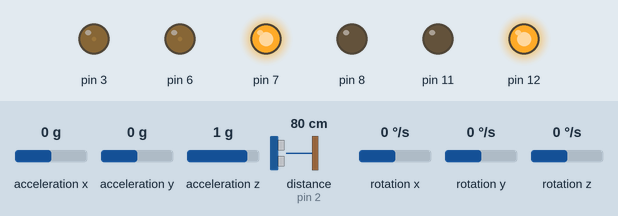
A sketch run on a simulated Arduino Uno, built with avr-gcc and run on an emulated ATmega328P. Parts: output pins drawn as LEDs (lit = HIGH). The test bench sets the inputs (shaded band); at power-on: distance to the obstacle (sensor on pin 2) 80 cm, acceleration x 0 g, acceleration y 0 g, acceleration z 1 g, rotation x 0 °/s, rotation y 0 °/s, rotation z 0 °/s. The echo pulse lasts 58.3 µs per cm; what the sketch prints to the serial monitor is not drawn.

Above: at 0.92 s.
1.3 s: distance to the obstacle (sensor on pin 2) set to 18 cm
Timing chart, 0 to 4.3 s (numbered marks = the images above; inputs shaded):
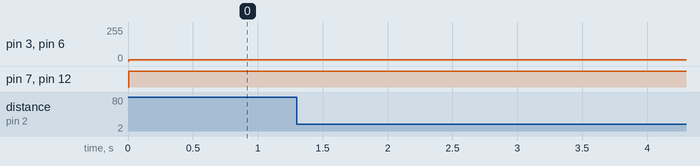

The sketch:

Roomba_Algorithm.ino
```cpp
// Import libraries

#include <PID_v1.h>

#include <motor_control.h>


#include <HC_SR04.h>

#define TRIG_PIN 10

#define ECHO_PIN 2

#define ECHO_INT 0

HC_SR04 dist_sensor(TRIG_PIN, ECHO_PIN, ECHO_INT);


#include <State.h>

State controller_state;


#include <MPU6050.h>

#define SDA 4

#define SCL 5

MPU6050 sensor(SDA, SCL);


int base_motor_speed = 150;

double setpoint = 0;

double input;

double output;

double kp = 2;

double ki = 0;

double kd = 0.5;

PID controller(&input, &output, &setpoint, kp, ki, kd, REVERSE);


// Initializing arrays

const int len = 18;

int rot_arr[len] = {};

int dist_arr[len] = {};


void setup() {

  // Setup motors

  motor_setup();


  // Initialize sensor

  sensor.initialize();

  sensor.update();


  // Initialize distance sensor

  dist_sensor.begin();

  dist_sensor.start();


  // Set PID parameters

  controller.SetOutputLimits(-100, 100);

  controller.SetSampleTime(50);

  controller.SetMode(1);


  // Initialize states

  controller_state.setLinearState(150);

  controller_state.setRotationState(0);


  // Begin serial for debugging

  Serial.begin(9600);

}


void loop() {

  // Sets angular velocity to input in PID

  sensor.update();

  double angVelReading = sensor.get_ang_vel('z');

  input = angVelReading;


  for (int i = 1; i <= 18; i++) {

    // Stops the linear state of car

    controller_state.setLinearState(10);


    // Allows the robot to rotate in 20 degree intervals

    int rot_val = i * 20;

    controller_state.setRotationState(rot_val);

    delay(1);

    double setpoint = controller_state.getRotationState();

    rot_arr[i] = rot_val;


    controller.Compute();


    raw_motor_control(controller_state.getLinearState() - output, controller_state.getLinearState() + output);


    // Allows distance sensor to record

    if (dist_sensor.isFinished()) {

      delay(1);

      int val = dist_sensor.getRange();

      dist_sensor.start();

      dist_arr[i] = val;

    }

  }


  controller_state.setLinearState(0);

  // Finds the i value with the largest distance

  int direct = findInt(dist_arr, len);

  // Sets the car to rotate to direction with largest distance

  controller_state.setRotationState(rot_arr[direct]);

  double setpoint = controller_state.getRotationState();

  // Resets linear state back to 150

  controller_state.setLinearState(150);

  controller_state.setRotationState(0);


  controller.Compute();


  // Set motor power from PID

  raw_motor_control(controller_state.getLinearState() - output, controller_state.getLinearState() + output);


  Serial.println(direct);

}


// Finds max interger value matching max distance

int findInt(int arr[], int len) {

  int maxVal = arr[0];

  int maxInt = 0;

  for (int i = 1; i < len; i++) {

    if (arr[i] > maxVal) {

      delay(50);

      maxVal = arr[i];

      maxInt = i;

    }

    return maxInt;

  }

}
```
